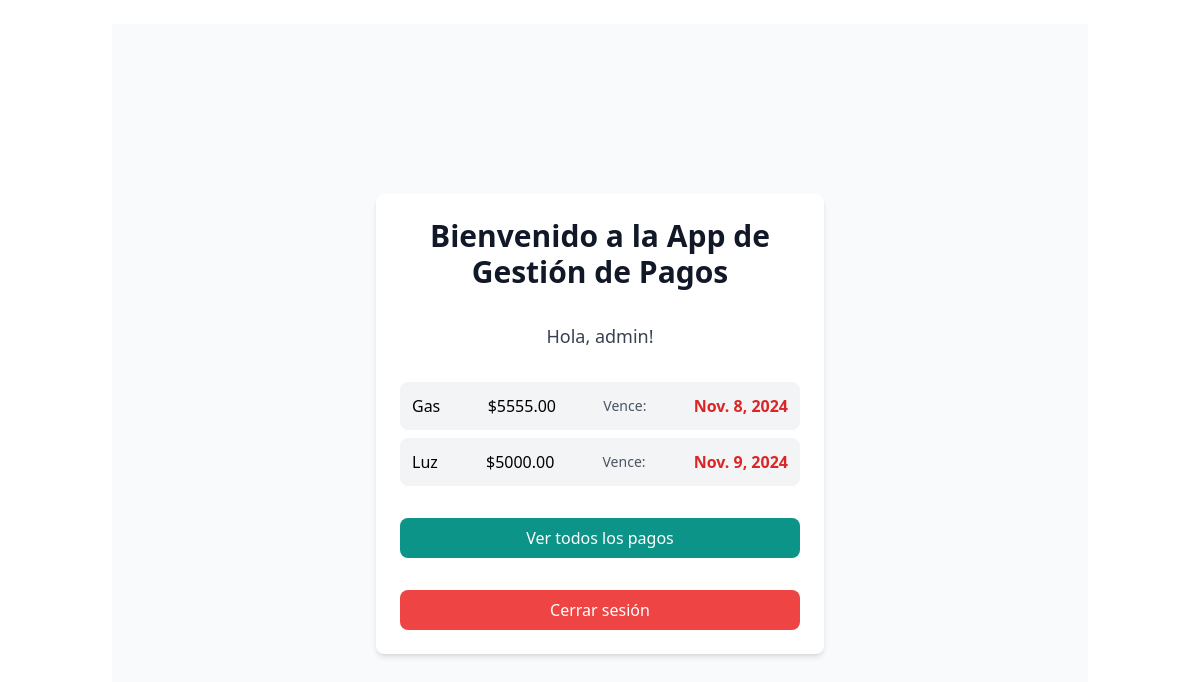
The app's page / (signed in) with its own data.
### core/models.py (models this page shows, shortened)
class Payment(models.Model):
    boleta = models.ForeignKey(Boleta, on_delete=models.CASCADE)
    user = models.ForeignKey(User, on_delete=models.CASCADE)
    amount = models.DecimalField(max_digits=10, decimal_places=2)
    payment_due = models.DateField(null=True, blank=True)
    payment_day = models.DateField(null=True, blank=True)
    payed = models.BooleanField(default=False)

class Boleta(models.Model):
    name = models.CharField(max_length=100)
    class Meta:
        ordering = ['name']
        verbose_name_plural = 'Boletas'
    def __str__(self):
        return self.name

### core/views.py (the view)
# urls.py: path('', views.home, name='home'),
def home(request):
    payments = (
        Payment.objects.filter(user=request.user, payed=False)
        if request.user.is_authenticated
        else None
    )
    return render(request, 'core/index.html', {'payments': payments})

### core/templates/core/index.html (shortened to what this page needs)
{% extends 'core/base.html' %}
{% block content %}
    <div class="min-h-screen bg-gray-50 flex items-center justify-center py-12 px-4 sm:px-6 lg:px-8">
        <div class="max-w-md w-full space-y-8 bg-white p-6 rounded-lg shadow-md">
            <h1 class="text-3xl font-extrabold text-center text-gray-900 mb-6">
                Bienvenido a la App de Gestión de Pagos</h1>
    {% if user.is_authenticated %}
        <p class="text-lg text-center text-gray-700 mb-4">Hola, {{ user.username }}!</p>
        <ul class="space-y-2">
            {% for pago in payments %}
                <li class="bg-gray-100 p-3 rounded-lg flex flex-col  lg:flex-row justify-between items-center">
                    <span class="font-medium">{{ pago.boleta }}</span>${{ pago.amount }} <span class="text-sm text-gray-600">Vence: </span><span class="font-semibold text-red-600">{{ pago.payment_due }}</span>
                </li>
            {% empty %}
                <li class="text-gray-600 text-center">Felicitaciones!!! No tienes pagos pendientes 😀.</li>
            {% endfor %}
        </ul>
        <a href="{% url 'core:payment_list' %}" class="w-full inline-block px-4 py-2 text-center text-white bg-teal-600 rounded-lg hover:bg-teal-700">
            Ver todos los pagos
        </a>
        <form method="POST" action="{% url 'core:logout' %}"  class="mt-4">
            <button type="submit" class="w-full px-4 py-2 bg-red-500 text-white rounded-lg hover:bg-red-600">
                Cerrar sesión
            </button>
        </form>
{% endif %}
{% endblock  %}

### records on screen
Payment: boleta "Gas", amount "5555.00", payment_due "Nov. 8, 2024"
Payment: boleta "Luz", amount "5000.00", payment_due "Nov. 9, 2024"

### other values on screen
{{ user.username }} "admin"
